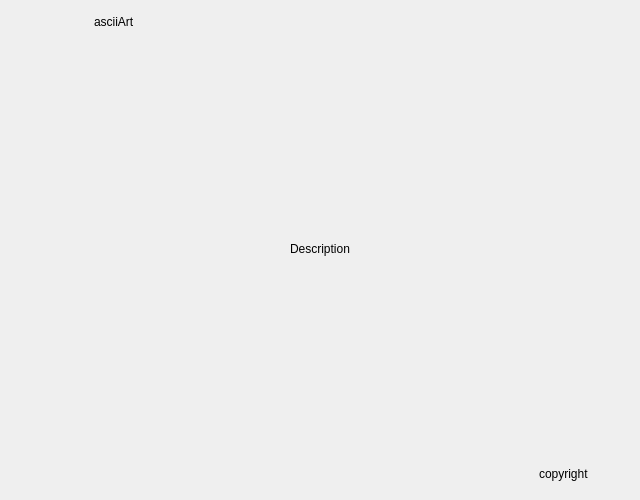
<?xml version="1.0" encoding="UTF-8"?>
<ui version="4.0">
 <class>AboutNgPost</class>
 <widget class="QDialog" name="AboutNgPost">
  <property name="geometry">
   <rect>
    <x>0</x>
    <y>0</y>
    <width>640</width>
    <height>500</height>
   </rect>
  </property>
  <property name="windowTitle">
   <string>Dialog</string>
  </property>
  <layout class="QVBoxLayout" name="verticalLayout_2">
   <item>
    <layout class="QHBoxLayout" name="horizontalLayout">
     <item>
      <spacer name="horizontalSpacer_6">
       <property name="orientation">
        <enum>Qt::Orientation::Horizontal</enum>
       </property>
       <property name="sizeType">
        <enum>QSizePolicy::Policy::Preferred</enum>
       </property>
       <property name="sizeHint" stdset="0">
        <size>
         <width>20</width>
         <height>20</height>
        </size>
       </property>
      </spacer>
     </item>
     <item>
      <widget class="QLabel" name="logoLbl">
       <property name="sizePolicy">
        <sizepolicy hsizetype="Preferred" vsizetype="Preferred">
         <horstretch>0</horstretch>
         <verstretch>0</verstretch>
        </sizepolicy>
       </property>
       <property name="maximumSize">
        <size>
         <width>128</width>
         <height>128</height>
        </size>
       </property>
       <property name="text">
        <string/>
       </property>
       <property name="pixmap">
        <pixmap resource="../resources/resources.qrc">:/icons/ngPost.png</pixmap>
       </property>
       <property name="scaledContents">
        <bool>true</bool>
       </property>
      </widget>
     </item>
     <item>
      <spacer name="horizontalSpacer">
       <property name="orientation">
        <enum>Qt::Orientation::Horizontal</enum>
       </property>
       <property name="sizeType">
        <enum>QSizePolicy::Policy::Preferred</enum>
       </property>
       <property name="sizeHint" stdset="0">
        <size>
         <width>50</width>
         <height>20</height>
        </size>
       </property>
      </spacer>
     </item>
     <item>
      <widget class="QLabel" name="titleLbl">
       <property name="text">
        <string>asciiArt</string>
       </property>
      </widget>
     </item>
     <item>
      <spacer name="horizontalSpacer_2">
       <property name="orientation">
        <enum>Qt::Orientation::Horizontal</enum>
       </property>
       <property name="sizeType">
        <enum>QSizePolicy::Policy::Expanding</enum>
       </property>
       <property name="sizeHint" stdset="0">
        <size>
         <width>40</width>
         <height>20</height>
        </size>
       </property>
      </spacer>
     </item>
     <item alignment="Qt::AlignmentFlag::AlignTop">
      <widget class="QPushButton" name="closeButton">
       <property name="text">
        <string/>
       </property>
       <property name="icon">
        <iconset resource="../resources/resources.qrc">
         <normaloff>:/icons/close.jpg</normaloff>:/icons/close.jpg</iconset>
       </property>
       <property name="flat">
        <bool>true</bool>
       </property>
      </widget>
     </item>
    </layout>
   </item>
   <item>
    <layout class="QVBoxLayout" name="verticalLayout">
     <item>
      <spacer name="verticalSpacer">
       <property name="orientation">
        <enum>Qt::Orientation::Vertical</enum>
       </property>
       <property name="sizeType">
        <enum>QSizePolicy::Policy::Expanding</enum>
       </property>
       <property name="sizeHint" stdset="0">
        <size>
         <width>20</width>
         <height>92</height>
        </size>
       </property>
      </spacer>
     </item>
     <item alignment="Qt::AlignmentFlag::AlignHCenter">
      <widget class="QLabel" name="descLbl">
       <property name="text">
        <string>Description</string>
       </property>
      </widget>
     </item>
     <item>
      <spacer name="verticalSpacer_2">
       <property name="orientation">
        <enum>Qt::Orientation::Vertical</enum>
       </property>
       <property name="sizeHint" stdset="0">
        <size>
         <width>20</width>
         <height>92</height>
        </size>
       </property>
      </spacer>
     </item>
    </layout>
   </item>
   <item>
    <layout class="QHBoxLayout" name="horizontalLayout_2">
     <item>
      <spacer name="horizontalSpacer_4">
       <property name="orientation">
        <enum>Qt::Orientation::Horizontal</enum>
       </property>
       <property name="sizeType">
        <enum>QSizePolicy::Policy::Preferred</enum>
       </property>
       <property name="sizeHint" stdset="0">
        <size>
         <width>40</width>
         <height>20</height>
        </size>
       </property>
      </spacer>
     </item>
     <item>
      <spacer name="horizontalSpacer_3">
       <property name="orientation">
        <enum>Qt::Orientation::Horizontal</enum>
       </property>
       <property name="sizeHint" stdset="0">
        <size>
         <width>40</width>
         <height>20</height>
        </size>
       </property>
      </spacer>
     </item>
     <item>
      <widget class="QLabel" name="copyrightLbl">
       <property name="text">
        <string>copyright</string>
       </property>
      </widget>
     </item>
     <item>
      <spacer name="horizontalSpacer_5">
       <property name="orientation">
        <enum>Qt::Orientation::Horizontal</enum>
       </property>
       <property name="sizeType">
        <enum>QSizePolicy::Policy::Preferred</enum>
       </property>
       <property name="sizeHint" stdset="0">
        <size>
         <width>40</width>
         <height>20</height>
        </size>
       </property>
      </spacer>
     </item>
    </layout>
   </item>
   <item>
    <spacer name="verticalSpacer_3">
     <property name="orientation">
      <enum>Qt::Orientation::Vertical</enum>
     </property>
     <property name="sizeType">
      <enum>QSizePolicy::Policy::Fixed</enum>
     </property>
     <property name="sizeHint" stdset="0">
      <size>
       <width>20</width>
       <height>5</height>
      </size>
     </property>
    </spacer>
   </item>
  </layout>
 </widget>
 <resources>
  <include location="../resources/resources.qrc"/>
 </resources>
 <connections/>
</ui>
